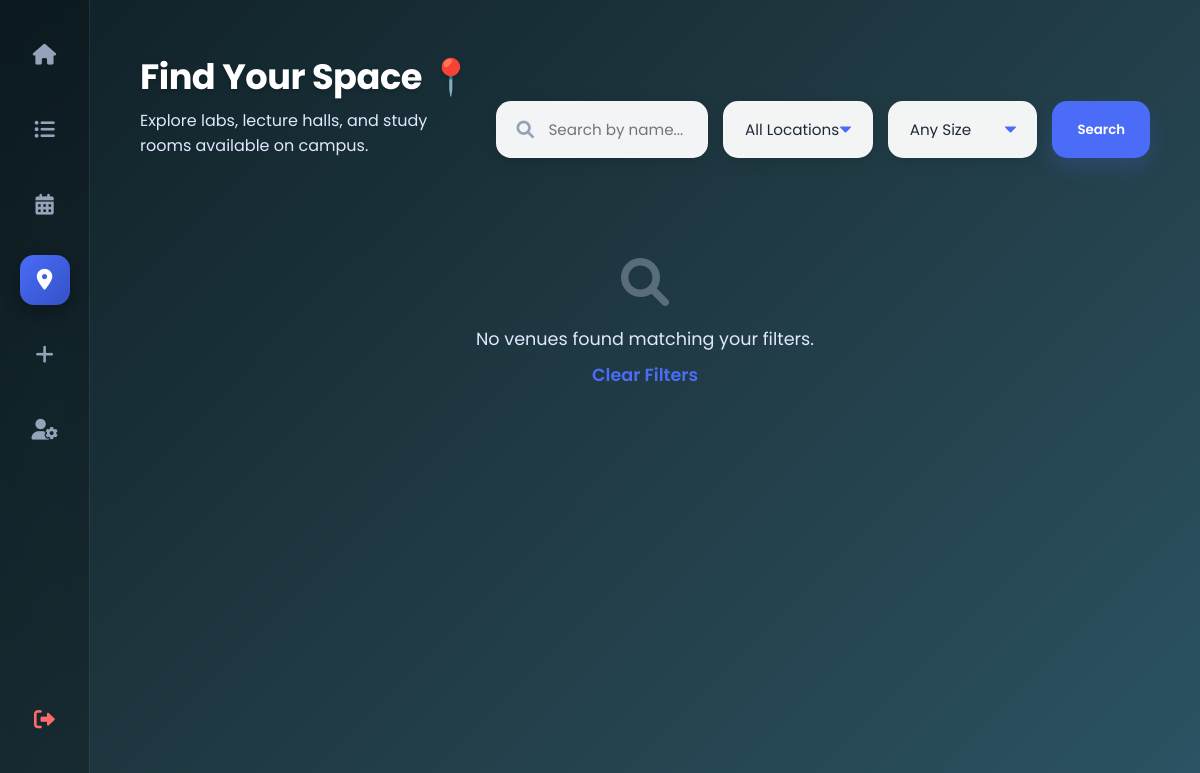
/venue_list/ (signed in), run on an earlier commit of the app's database.
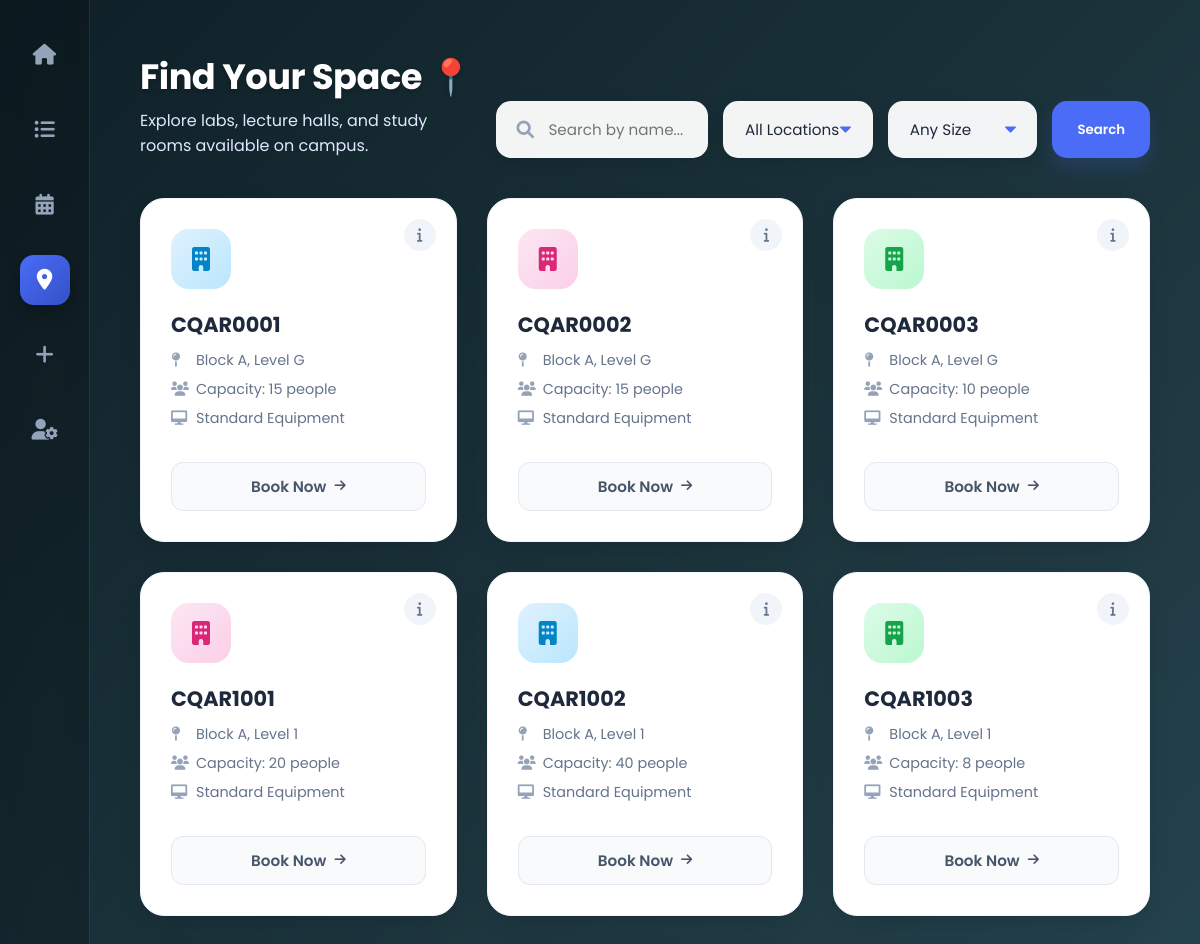
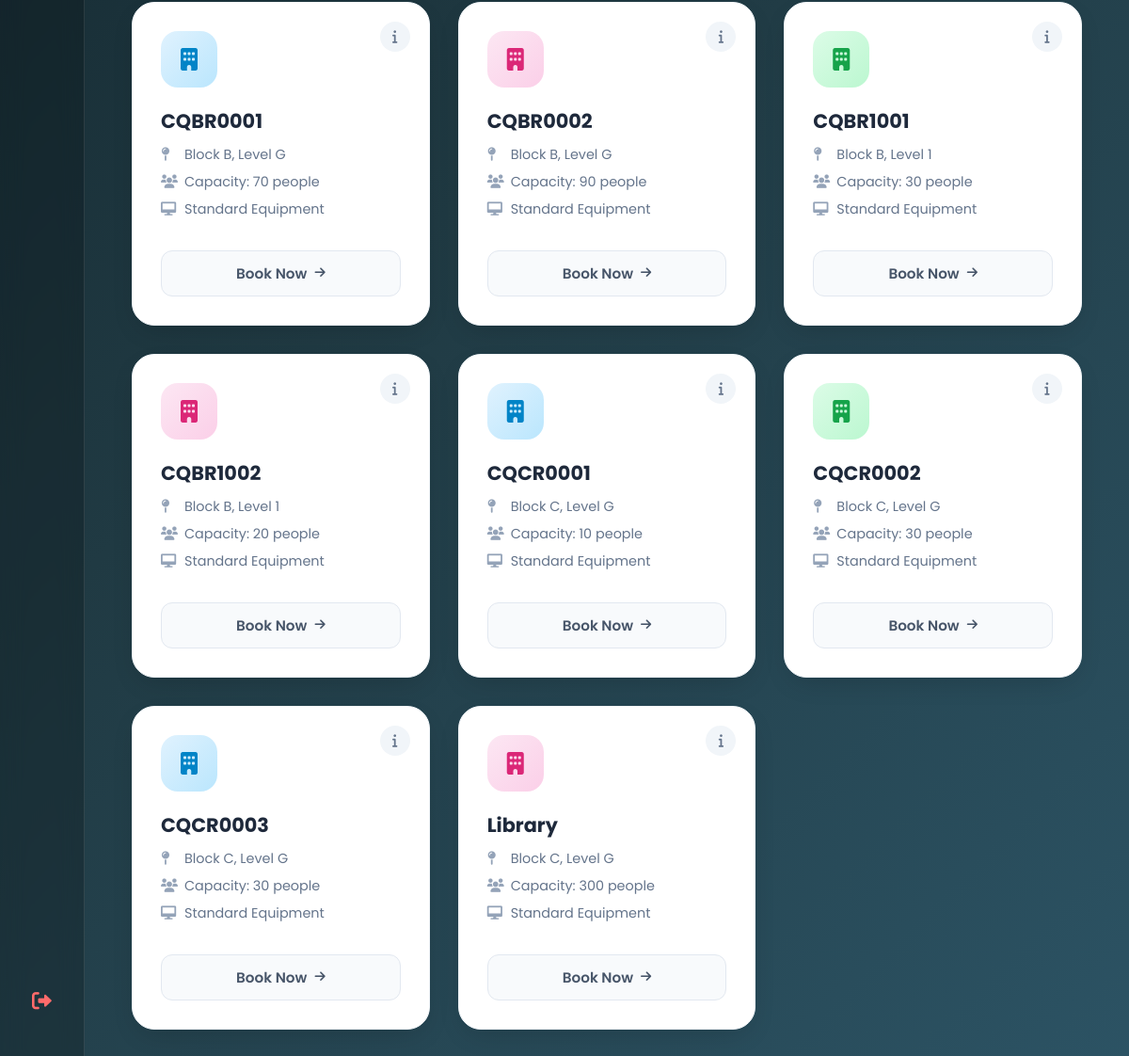
And on a later commit of the database (2 pictures, top to bottom).
### accounts/models.py (models this page shows, shortened)
class Venue(models.Model):
    name = models.CharField(max_length=200, help_text="e.g. Lecture Hall A")
    location = models.CharField(max_length=200, help_text="e.g. Block B, Level 2")
    capacity = models.IntegerField(help_text="How many people can fit?")
    equipment = models.CharField(max_length=200, blank=True, help_text="e.g. Projector, Wifi, AC")

### accounts/views.py (the view)
# urls.py: path('venue_list/', views.venue_list_view, name='venue_list'),
@login_required(login_url='login')
def venue_list_view(request):
    venues = Venue.objects.all()
    query = request.GET.get('query')
    if query:
        venues = venues.filter(name__icontains=query)
    location = request.GET.get('location')
    if location:
        venues = venues.filter(location__icontains=location)
    capacity_filter = request.GET.get('capacity')
    if capacity_filter == 'small':
        venues = venues.filter(capacity__lt=20)
    elif capacity_filter == 'medium':
        venues = venues.filter(capacity__gte=20, capacity__lte=50)
    elif capacity_filter == 'large':
        venues = venues.filter(capacity__gt=50)
    return render(request, 'venue_list.html', {'venues': venues})

### templates/venue_list.html (shortened to what this page needs)
<!DOCTYPE html>
<html lang="en">
<head>
    <link rel="stylesheet" href="https://cdnjs.cloudflare.com/ajax/libs/font-awesome/6.0.0/css/all.min.css">
</head>
<body>
    <div class="sidebar">
        <a href="{% url 'dashboard' %}" class="sidebar-icon" data-tooltip="Dashboard"><i class="fas fa-home"></i></a>
        <a href="{% url 'my_bookings' %}" class="sidebar-icon" data-tooltip="My Bookings"><i class="fas fa-list-ul"></i></a>
        <a href="{% url 'calendar' %}" class="sidebar-icon" data-tooltip="View Schedule"><i class="fas fa-calendar-alt"></i></a>
        <a href="#" class="sidebar-icon active" data-tooltip="Campus Venues"><i class="fas fa-map-marker-alt"></i></a>
        <a href="{% url 'create_booking' %}" class="sidebar-icon" data-tooltip="Book a Room"><i class="fas fa-plus"></i></a>
        <a href="{% url 'profile' %}" class="sidebar-icon" data-tooltip="Settings"><i class="fas fa-user-cog"></i></a>
        {% if user.username == 'guest' %}
            <a href="{% url 'logout' %}" class="sidebar-icon logout" data-tooltip="Register Now"><i class="fas fa-user-plus"></i></a>
        {% else %}
            <a href="{% url 'logout' %}" class="sidebar-icon logout" data-tooltip="Log Out"><i class="fas fa-sign-out-alt"></i></a>
        {% endif %}
    </div>
    <div class="main-content">
        <div class="header">
            <div class="header-title">
                <h1>Find Your Space 📍</h1>
                <p>Explore labs, lecture halls, and study rooms available on campus.</p>
            </div>
            <form method="GET" class="search-container">
                <div class="search-wrapper">
                    <input type="text" name="query" class="search-input" placeholder="Search by name..." value="{{ request.GET.query }}">
                </div>
                <select name="location" class="filter-select" onchange="this.form.submit()">
                    <option value="">All Locations</option>
                </select>
                <select name="capacity" class="filter-select" onchange="this.form.submit()">
                    <option value="">Any Size</option>
                </select>
                <button type="submit" class="btn-go">Search</button>
            </form>
        </div>
        <div class="venue-grid">
            {% for venue in venues %}
                <div class="venue-card">
                    <button class="info-icon" onclick="openModal('{{ venue.name|escapejs }}', '{{ venue.location|escapejs }}', '{{ venue.capacity }}', '{{ venue.equipment|escapejs }}')">
                        <i class="fas fa-info"></i>
                    </button>
                    <div class="venue-icon-box"><i class="fas fa-building"></i></div>
                    <div class="venue-name">{{ venue.name }}</div>
                    <ul class="venue-details">
                        <li><i class="fas fa-map-pin"></i> {{ venue.location }}</li>
                        <li><i class="fas fa-users"></i> Capacity: {{ venue.capacity }} people</li>
                        <li><i class="fas fa-desktop"></i> Standard Equipment</li>
                    </ul>
                    <a href="{% url 'create_booking' %}?venue={{ venue.id }}" class="btn-book">
                        Book Now <i class="fas fa-arrow-right"></i>
                    </a>
                </div>
            {% empty %}
                <div class="no-results">
                    <i class="fas fa-search" style="font-size: 3rem; margin-bottom: 20px; opacity: 0.3;"></i>
                    <p>No venues found matching your filters.</p>
                    <a href="{% url 'venue_list' %}" style="color: #4a6cf7; text-decoration: none; font-weight: 600; margin-top: 10px; display: block;">Clear Filters</a>
                </div>
            {% endfor %}
        </div>
    </div>
</body>
</html>

What changed in the data, as far as the page shows it:
added Venue: name "CQAR0001", location "Block A, Level G", capacity "15"
added Venue: name "CQAR0002", location "Block A, Level G", capacity "15"
added Venue: name "CQAR0003", location "Block A, Level G", capacity "10"
added Venue: name "CQAR1001", location "Block A, Level 1", capacity "20"
added Venue: name "CQAR1002", location "Block A, Level 1", capacity "40"
added Venue: name "CQAR1003", location "Block A, Level 1", capacity "8"
added Venue: name "CQBR0001", location "Block B, Level G", capacity "70"
added Venue: name "CQBR0002", location "Block B, Level G", capacity "90"
added Venue: name "CQBR1001", location "Block B, Level 1", capacity "30"
added Venue: name "CQBR1002", location "Block B, Level 1", capacity "20"
added Venue: name "CQCR0001", location "Block C, Level G", capacity "10"
added Venue: name "CQCR0002", location "Block C, Level G", capacity "30"
added Venue: name "CQCR0003", location "Block C, Level G", capacity "30"
added Venue: name "Library", location "Block C, Level G", capacity "300"
Also different on the page:
text no longer shown: "No venues found matching your filters. Clear Filters"
